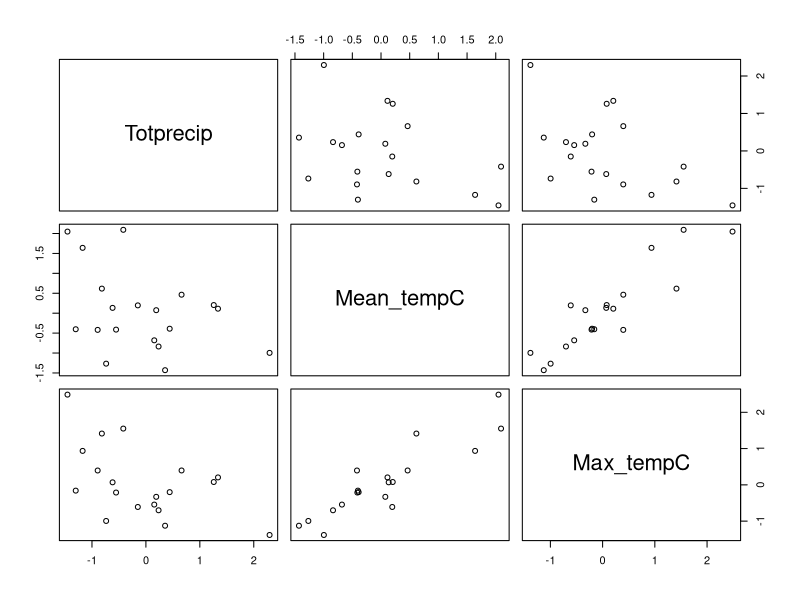
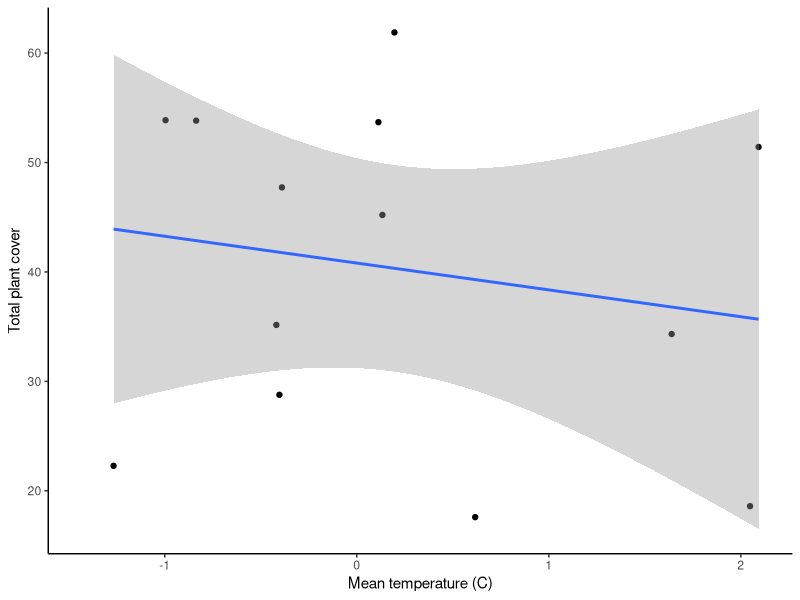
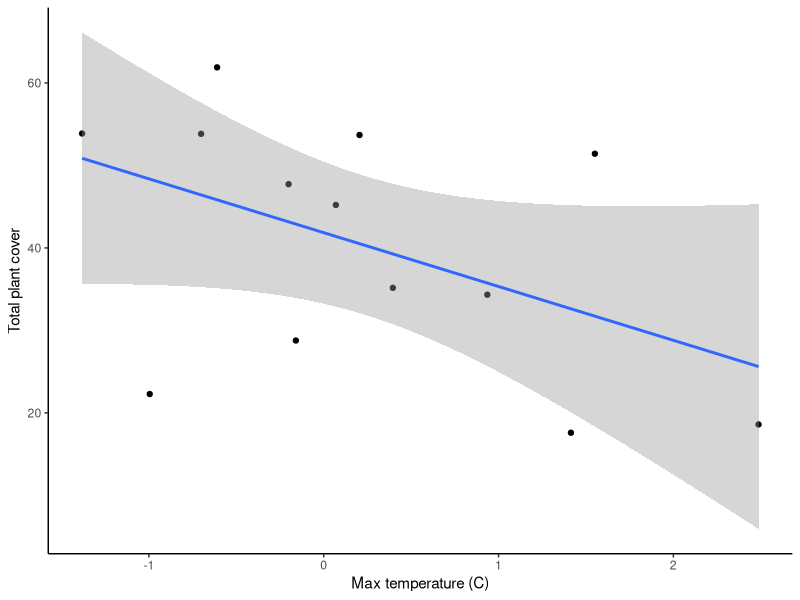

The R source for these figures, in order:
## ---- chunk 1
knitr::opts_chunk$set(echo = TRUE, message=FALSE, warning=FALSE)
## ---- chunk 2
plant <- read.csv("PlantSumm.csv")
## ---- chunk 3
pairs(~ Totprecip + Mean_tempC + Max_tempC, data = plant) 
## ---- chunk 4
with(plant,cor.test(Mean_tempC,Max_tempC))
with(plant,cor.test(Mean_tempC,Totprecip))
with(plant,cor.test(Max_tempC,Totprecip))
## ---- chunk 5
plant <- read.csv("PlantSumm.csv")
## ---- chunk 6
plant_null <- lm(tot_cover ~ 1, plant)
plant_mean <- lm(tot_cover ~ Mean_tempC, plant)
plant_max <- lm(tot_cover ~ Max_tempC, plant)
## ---- chunk 7
library(ggplot2)
ggplot(plant, aes(x=Mean_tempC, y=tot_cover)) +
  geom_point() +
  geom_smooth(method="lm")+
  labs(x="Mean temperature (C)", y="Total plant cover") +
  theme_classic()

ggplot(plant, aes(x=Max_tempC, y=tot_cover)) +
  geom_point() +
  geom_smooth(method="lm")+
  labs(x="Max temperature (C)", y="Total plant cover") +
  theme_classic()
## ---- chunk 8
summary(plant_mean)
summary(plant_max)
## ---- chunk 9
AIC(plant_null, plant_mean, plant_max)
